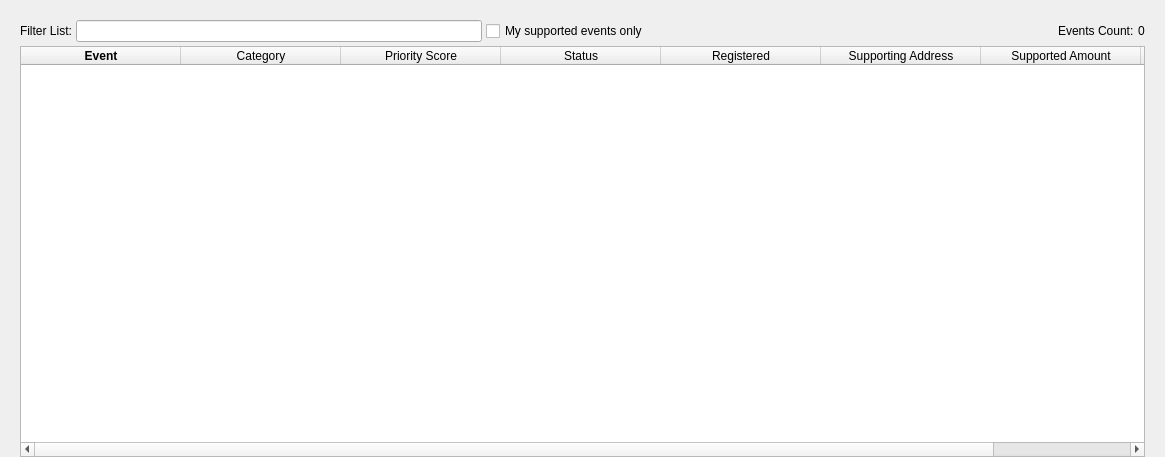
<?xml version="1.0" encoding="UTF-8"?>
<ui version="4.0">
 <class>EventsList</class>
 <widget class="QWidget" name="EventsList">
  <property name="geometry">
   <rect>
    <x>0</x>
    <y>0</y>
    <width>1165</width>
    <height>457</height>
   </rect>
  </property>
  <property name="windowTitle">
   <string>Form</string>
  </property>
  <layout class="QVBoxLayout" name="topLayout">
   <property name="spacing">
    <number>4</number>
   </property>
   <property name="leftMargin">
    <number>20</number>
   </property>
   <property name="topMargin">
    <number>0</number>
   </property>
   <property name="rightMargin">
    <number>20</number>
   </property>
   <property name="bottomMargin">
    <number>0</number>
   </property>
   <item>
    <layout class="QVBoxLayout" name="verticalLayout">
     <property name="bottomMargin">
      <number>0</number>
     </property>
     <item>
      <spacer name="horizontalSpacer0">
       <property name="orientation">
        <enum>Qt::Horizontal</enum>
       </property>
       <property name="sizeHint" stdset="0">
        <size>
         <width>40</width>
         <height>20</height>
        </size>
       </property>
      </spacer>
     </item>
     <item>
      <layout class="QGridLayout" name="gridLayout_3">
       <item row="0" column="0">
        <layout class="QHBoxLayout" name="horizontalLayout_4">
         <property name="bottomMargin">
          <number>0</number>
         </property>
         <item>
          <widget class="QLabel" name="label_filter_2">
           <property name="text">
            <string>Filter List:</string>
           </property>
          </widget>
         </item>
         <item>
          <widget class="QLineEdit" name="filterLineEditDIP3">
           <property name="toolTip">
            <string>Filter smartnode list</string>
           </property>
          </widget>
         </item>
         <item>
          <widget class="QCheckBox" name="checkBoxMyEventsOnly">
           <property name="toolTip">
            <string>Show only smartnodes this wallet has keys for.</string>
           </property>
           <property name="text">
            <string>My supported events only</string>
           </property>
          </widget>
         </item>
         <item>
          <spacer name="horizontalSpacer_4">
           <property name="orientation">
            <enum>Qt::Horizontal</enum>
           </property>
           <property name="sizeHint" stdset="0">
            <size>
             <width>10</width>
             <height>20</height>
            </size>
           </property>
          </spacer>
         </item>
         <item>
          <widget class="QLabel" name="label_count_2">
           <property name="text">
            <string>Events Count:</string>
           </property>
          </widget>
         </item>
         <item>
          <widget class="QLabel" name="countLabelDIP3">
           <property name="text">
            <string>0</string>
           </property>
          </widget>
         </item>
        </layout>
       </item>
       <item row="1" column="0">
        <widget class="QTableWidget" name="tableWidgetEventsDIP3">
         <property name="enabled">
          <bool>true</bool>
         </property>
         <property name="autoScrollMargin">
          <number>10</number>
         </property>
         <property name="editTriggers">
          <set>QAbstractItemView::NoEditTriggers</set>
         </property>
         <property name="alternatingRowColors">
          <bool>true</bool>
         </property>
         <property name="selectionMode">
          <enum>QAbstractItemView::SingleSelection</enum>
         </property>
         <property name="selectionBehavior">
          <enum>QAbstractItemView::SelectRows</enum>
         </property>
         <property name="showGrid">
          <bool>true</bool>
         </property>
         <property name="sortingEnabled">
          <bool>true</bool>
         </property>
         <property name="wordWrap">
          <bool>true</bool>
         </property>
         <property name="columnCount">
          <number>8</number>
         </property>
         <attribute name="horizontalHeaderVisible">
          <bool>true</bool>
         </attribute>
         <attribute name="horizontalHeaderCascadingSectionResizes">
          <bool>true</bool>
         </attribute>
         <attribute name="horizontalHeaderMinimumSectionSize">
          <number>160</number>
         </attribute>
         <attribute name="horizontalHeaderDefaultSectionSize">
          <number>160</number>
         </attribute>
         <attribute name="horizontalHeaderHighlightSections">
          <bool>true</bool>
         </attribute>
         <attribute name="horizontalHeaderStretchLastSection">
          <bool>true</bool>
         </attribute>
         <attribute name="verticalHeaderCascadingSectionResizes">
          <bool>true</bool>
         </attribute>
         <attribute name="verticalHeaderMinimumSectionSize">
          <number>21</number>
         </attribute>
         <attribute name="verticalHeaderDefaultSectionSize">
          <number>30</number>
         </attribute>
         <column>
          <property name="text">
           <string>Event</string>
          </property>
          <property name="font">
           <font>
            <weight>75</weight>
            <bold>true</bold>
           </font>
          </property>
         </column>
         <column>
          <property name="text">
           <string>Category</string>
          </property>
         </column>
         <column>
          <property name="text">
           <string>Priority Score</string>
          </property>
         </column>
         <column>
          <property name="text">
           <string>Status</string>
          </property>
         </column>
         <column>
          <property name="text">
           <string>Registered</string>
          </property>
         </column>
         <column>
          <property name="text">
           <string>Supporting Address</string>
          </property>
         </column>
         <column>
          <property name="text">
           <string>Supported Amount</string>
          </property>
         </column>
         <column>
          <property name="text">
           <string>Registered From</string>
          </property>
         </column>
        </widget>
       </item>
      </layout>
     </item>
    </layout>
   </item>
  </layout>
 </widget>
 <resources/>
 <connections/>
</ui>
